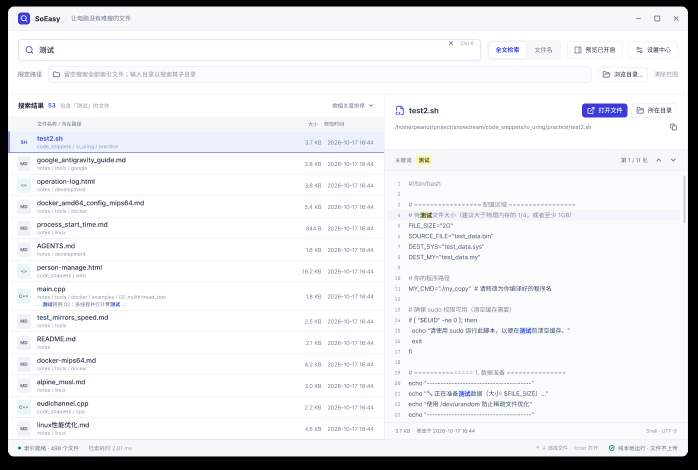
#> input picture tmpimg/opt-main.png, 1396 x 939 px, given in place of soeasy_real_live_window.png, which was not available (shown at 1/2 size)
$ python generate_hero_screenshot.py
#> lines starting #> are read from the running program, lines starting #| are printed output that depends on the picture
#!/usr/bin/env python3
# Copyright 2026 SoEasy Team. All rights reserved.
# Use of this source code is governed by an Apache-2.0 license.

"""
Automated Product Hero Showcase Generator for SoEasy.
1. Invokes the C++ 'render_hero_shot' binary under QT_QPA_PLATFORM=offscreen.
2. Applies multi-layer gaussian ambient shadow, subtle 1px border, and 10px rounded corners.
3. Outputs pristine PNG to docs/screenshot.png.
"""

import os
import subprocess
from PIL import Image, ImageDraw, ImageFilter

def main():
    root = os.path.abspath(os.path.join(os.path.dirname(__file__), ".."))
    raw_path = "/tmp/soeasy_real_live_window.png"
    out_path = os.path.join(root, "docs", "screenshot.png")
    bin_path = os.path.join(root, "build", "capture_real_search_screenshot")

    if not os.path.exists(bin_path):
        print(f"Building capture_real_search_screenshot first...")
        subprocess.check_call(["cmake", "--build", os.path.join(root, "build"), "--target", "capture_real_search_screenshot", "-j4"])
#> (this line was passed over: subprocess is not available in this run)

    print("Running capture_real_search_screenshot (offscreen)...")
    env = os.environ.copy()
    env["QT_QPA_PLATFORM"] = "offscreen"
    subprocess.check_call([bin_path, raw_path], env=env)
#> (this line was passed over: subprocess is not available in this run)

    print("Post-processing screenshot with multi-layer shadow and rounded corners...")
    raw = Image.open(raw_path).convert("RGBA")
    w, h = raw.size
#> w = 1396; h = 939

    radius = 10
    mask = Image.new("L", (w, h), 0)
#> mask: PIL image 1396x939 L; every value is 0
    draw = ImageDraw.Draw(mask)
    draw.rounded_rectangle((0, 0, w, h), radius=radius, fill=255)

    rounded_win = Image.new("RGBA", (w, h), (0, 0, 0, 0))
#> rounded_win: PIL image 1396x939 RGBA; every value is 0
    rounded_win.paste(raw, (0, 0), mask)

    border_draw = ImageDraw.Draw(rounded_win)
    border_draw.rounded_rectangle((0, 0, w - 1, h - 1), radius=radius, outline=(203, 213, 225, 220), width=1)

    padding = 48
    canvas_w = w + padding * 2
#> canvas_w = 1492
    canvas_h = h + padding * 2
#> canvas_h = 1035

    # Layer 1: Ambient deep shadow
    s1 = Image.new("RGBA", (canvas_w, canvas_h), (0, 0, 0, 0))
#> s1: PIL image 1492x1035 RGBA; every value is 0
    s1_draw = ImageDraw.Draw(s1)
    s1_draw.rounded_rectangle((padding, padding + 16, padding + w, padding + h + 16), radius=radius + 2, fill=(15, 23, 42, 55))
    s1 = s1.filter(ImageFilter.GaussianBlur(radius=26))
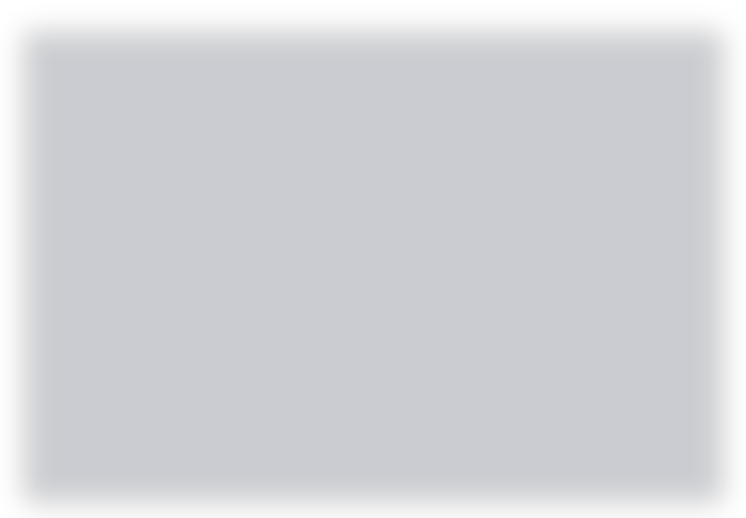
#> s1: PIL image 1492x1035 RGBA (shown at 1/2 size); mean R, G, B, A 12.7, 19.5, 35.7, 46.7; transparent parts drawn white

    # Layer 2: Soft spread shadow
    s2 = Image.new("RGBA", (canvas_w, canvas_h), (0, 0, 0, 0))
    s2_draw = ImageDraw.Draw(s2)
    s2_draw.rounded_rectangle((padding, padding + 6, padding + w, padding + h + 6), radius=radius + 1, fill=(15, 23, 42, 45))
    s2 = s2.filter(ImageFilter.GaussianBlur(radius=10))

    # Layer 3: Crisp contact shadow
    s3 = Image.new("RGBA", (canvas_w, canvas_h), (0, 0, 0, 0))
    s3_draw = ImageDraw.Draw(s3)
    s3_draw.rounded_rectangle((padding, padding + 2, padding + w, padding + h + 2), radius=radius, fill=(15, 23, 42, 35))
    s3 = s3.filter(ImageFilter.GaussianBlur(radius=3))
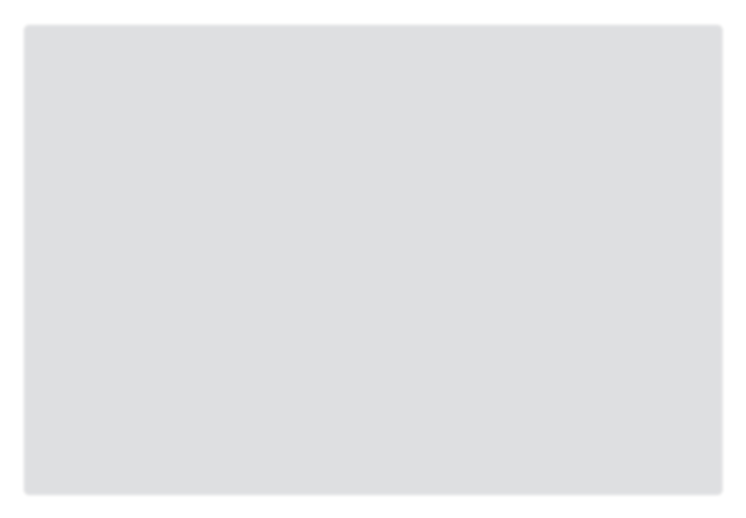
#> s3: PIL image 1492x1035 RGBA (shown at 1/2 size); mean R, G, B, A 12.8, 19.6, 35.7, 29.8; transparent parts drawn white

    final_img = Image.alpha_composite(s1, s2)
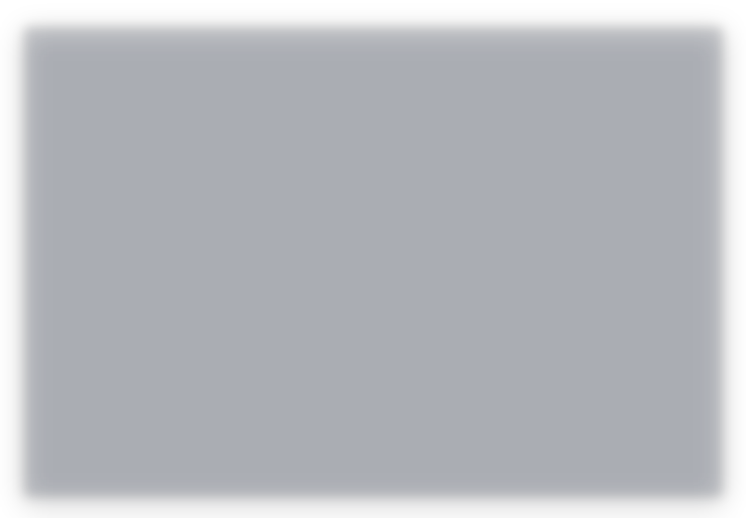
#> final_img: PIL image 1492x1035 RGBA (shown at 1/2 size); mean R, G, B, A 12.9, 19.8, 36.1, 76.8; transparent parts drawn white
    final_img = Image.alpha_composite(final_img, s3)
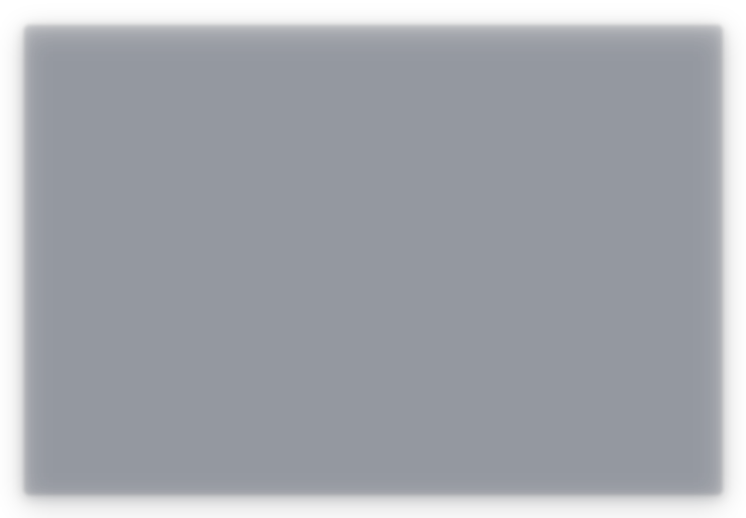
#> final_img: PIL image 1492x1035 RGBA (shown at 1/2 size); mean R, G, B, A 13, 19.9, 36.4, 96.6; transparent parts drawn white
    final_img.paste(rounded_win, (padding, padding), rounded_win)
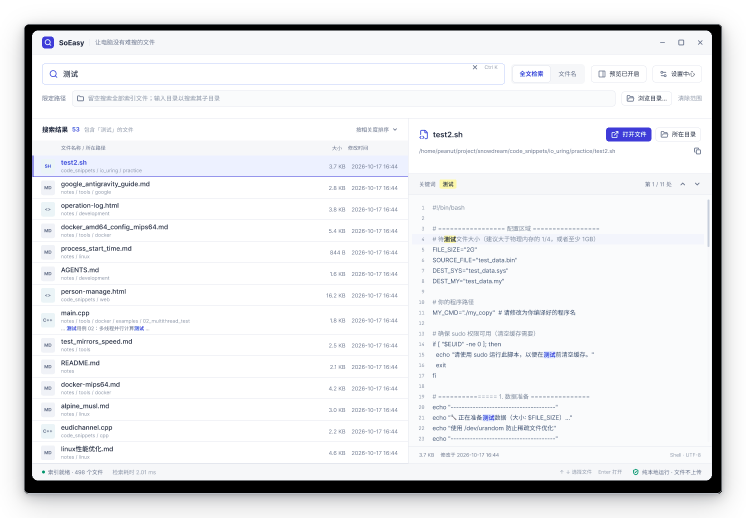
#> final_img: PIL image 1492x1035 RGBA (shown at 1/2 size); mean R, G, B, A 196.4, 197.4, 199.8, 218.9; transparent parts drawn white

    os.makedirs(os.path.dirname(out_path), exist_ok=True)
    final_img.save(out_path, "PNG")
    print(f"Done! Final polished screenshot generated at: {out_path} ({final_img.size[0]}x{final_img.size[1]})")
#| Done! Final polished screenshot generated at: docs/screenshot.png (1492x1035)

if __name__ == "__main__":
    main()

$ run again, on tmpimg/opt-set-1.png
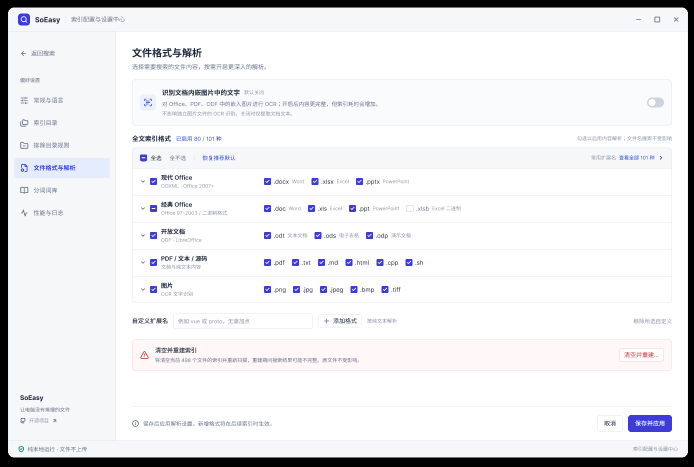
#> input picture tmpimg/opt-set-1.png, 1387 x 934 px, given in place of soeasy_real_live_window.png, which was not available (shown at 1/2 size)
#> mask: PIL image 1387x934 L; every value is 0
#> in main, `final_img.paste(rounded_win, (padding, padding), rounded_win)`:
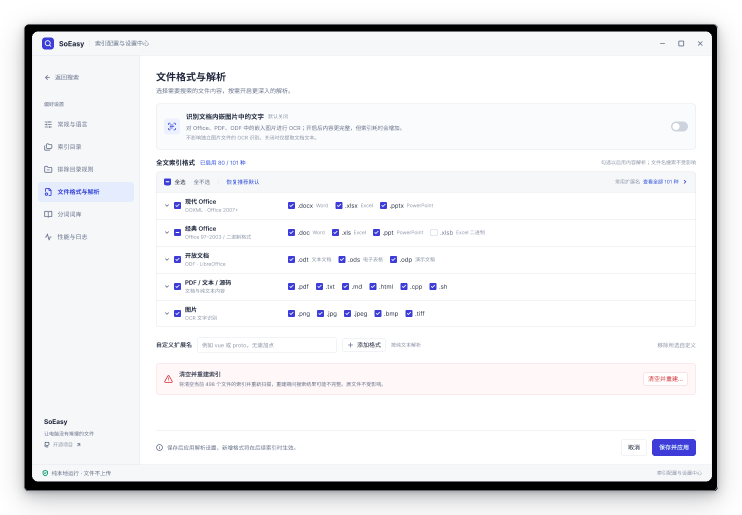
#> final_img: PIL image 1483x1030 RGBA (shown at 1/2 size); mean R, G, B, A 199.6, 199.9, 202.4, 218.7; transparent parts drawn white
#| Done! Final polished screenshot generated at: docs/screenshot.png (1483x1030)
